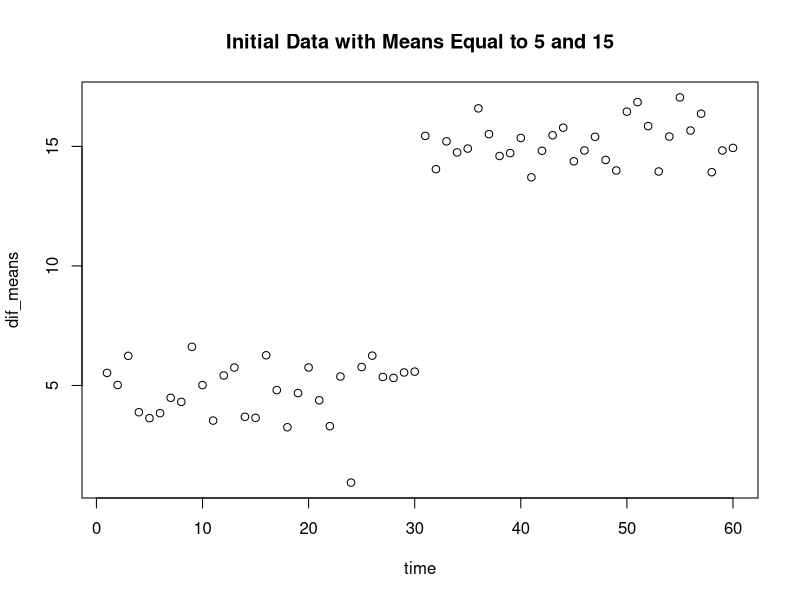

Source code (R):
#creating our data 
first = rnorm(30, mean = 5, sd = 1) #30 random data points from a normal distribution with means 5
second = rnorm(30, mean = 15, sd = 1) #30 random data points from a normal distribution with means 15
third = rnorm(30, mean = 30, sd = 1)

dif_means = c(first, second) #adding the two sets of data points together 
dif_means_2 = c(first, second, third)
time = c(1:60) #making time 

test_data = data.frame(time, dif_means) #our data with x = time and y = two sets of data with two means 
plot(test_data, main="Initial Data with Means Equal to 5 and 15") 

#downloading the strucchange package
#install.packages("strucchange")
library("strucchange")
?breakpoints

#Bai-Perron Method
dif_means_ts_0<-ts(first, start=1, end=30) #create time series data on only the first data 
breakpoints(dif_means_ts_0 ~ 1, breaks = 2) #no break points 

dif_means_ts_1<-ts(dif_means, start=1, end=60) #create time series data with first and second data
breakpoints(dif_means_ts_1 ~ 1, breaks = 2) #one break

dif_means_ts_2<-ts(dif_means_2, start=1, end=90) #create time series data with first second and third data
breakpoints(dif_means_ts_2 ~ 1, breaks=3) #two breaks 
